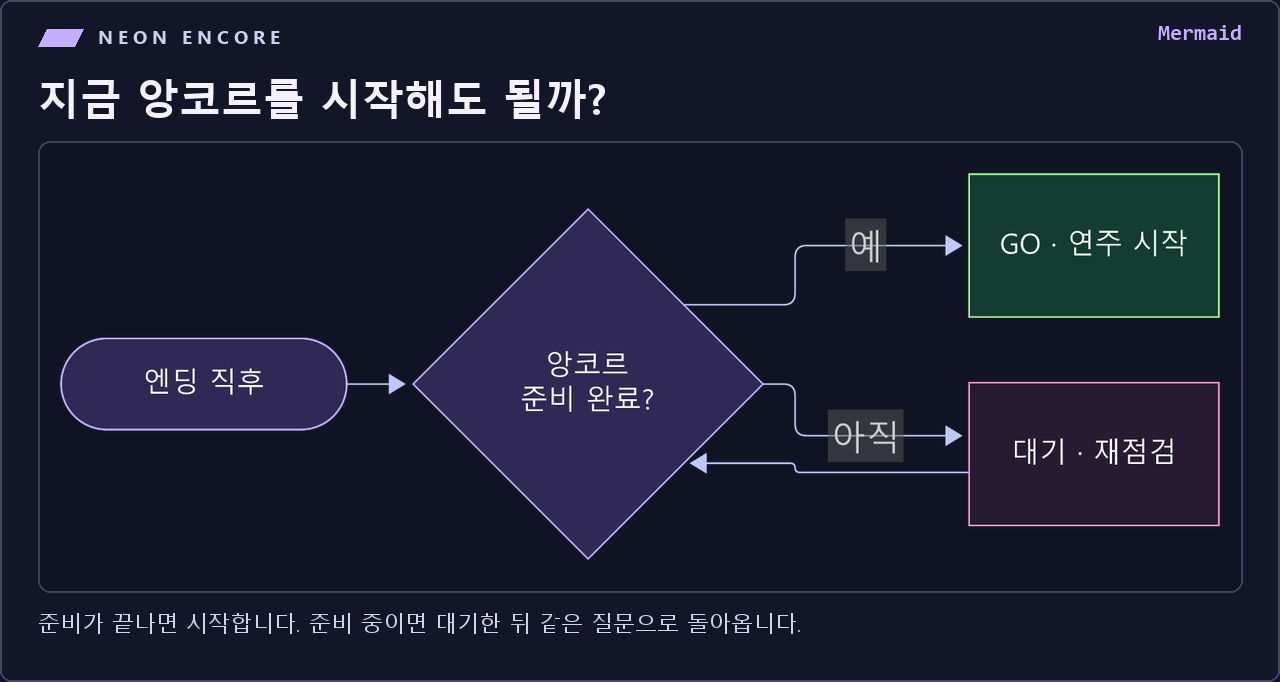
#> input picture docs/art/structure/cue-gate.png, 1280 x 682 px
$ python contact_sheet.py
#> lines starting #> are read from the running program, lines starting #| are printed output that depends on the picture
### examples/cover.py
"""Render the README cover. Requires Pillow, NumPy and system fonts."""
from functools import lru_cache
from pathlib import Path
import math
import os

import numpy as np
from PIL import Image, ImageDraw, ImageFont


ART = Path(__file__).resolve().parents[1] / "docs" / "art"
W, H = 1280, 576
INK = "#101118"
PAPER = "#f7f6ec"
LIME = "#d2ff4c"
PINK = "#f85dce"
FONT_DIR = Path(os.environ.get("WINDIR", "/usr/share")) / "Fonts"


@lru_cache(maxsize=None)
def font(size, family):
    names = {
        "display": ["impact.ttf", "DejaVuSansCondensed-Bold.ttf"],
        "mono": ["consolab.ttf", "DejaVuSansMono-Bold.ttf"],
        "korean": ["malgunbd.ttf", "NotoSansCJK-Bold.ttc"],
    }
    for name in names[family]:
        for target in (FONT_DIR / name, name):
            try:
                return ImageFont.truetype(str(target), size)
            except OSError:
                continue
    raise RuntimeError(f"Install one of the fonts for {family}: {names[family]}")


# [62 lines left out: functions base, record, not called in this run]


# [14 lines that do not run on import are left out]

### examples/contact_sheet.py
"""Build the visual index from the actual gallery outputs."""
from PIL import Image, ImageDraw, ImageOps
from cover import ART, LIME, PINK, PAPER, font


groups = [
    ("structure", LIME, [
        ("cue-gate", "Mermaid"), ("standby", "PlantUML"), ("signal-path", "Graphviz"),
        ("patch-bays", "D2"), ("cue-desk", "Structurizr"), ("set-notes", "markmap"),
        ("stage-plot", "Excalidraw"), ("count-in", "WaveDrom"), ("encore", "abcjs"),
    ]),
    ("data", "#77eafc", [
        ("vega-lite", "Vega-Lite"), ("matplotlib", "Matplotlib"), ("seaborn", "seaborn"),
        ("altair", "Altair"), ("ggplot2", "ggplot2"), ("chartjs", "Chart.js"),
        ("observable", "Observable Plot"), ("plotly", "Plotly"), ("echarts", "Apache ECharts"),
        ("d3", "D3"), ("cytoscape", "Cytoscape.js"), ("leaflet", "Leaflet"),
    ]),
    ("notation", PINK, [
        ("shiki", "Shiki"), ("highlight", "highlight.js"), ("mathjax", "MathJax"), ("katex", "KaTeX"),
    ]),
]
poster = Image.new("RGB", (1576, 1256), "#101118")
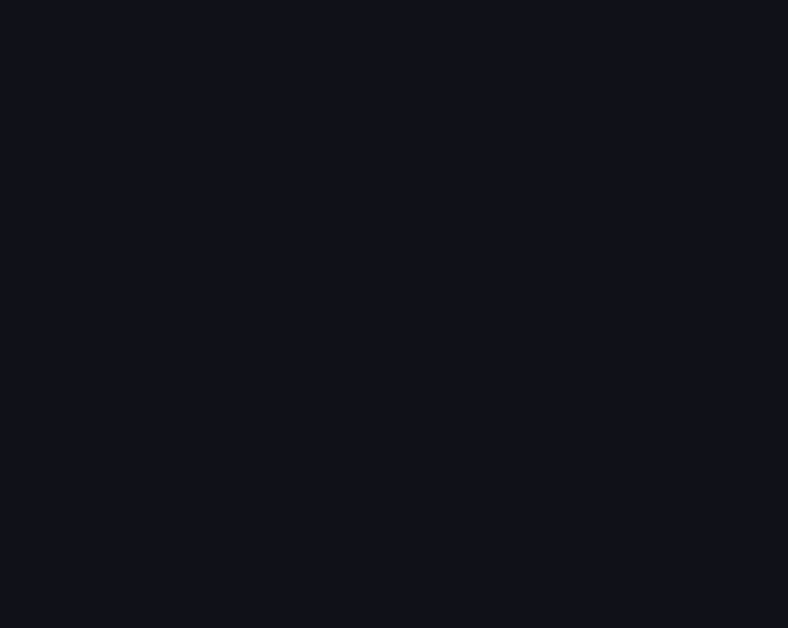
#> poster: PIL image 1576x1256 RGB (shown at 1/2 size); mean R, G, B 16, 17, 24
draw = ImageDraw.Draw(poster)
draw.text((34, 32), "THE VISUAL SETLIST", font=font(59, "display"), fill=PAPER, anchor="lt")
draw.text((1542, 49), "NEON ENCORE   /   25 CUTS", font=font(25, "mono"), fill=LIME, anchor="rt")
count = 0
for series, accent, engines in groups:
    for key, engine in engines:
        x = 34 + (count % 5)*304
        y = 139 + (count // 5)*220
        image = Image.open(ART / series / (key + ".png")).convert("RGB")
#> image is the input picture: PIL image 1280x682 RGB; mean R, G, B 28, 30.7, 50.1
        w, h = image.size
#> w = 1280; h = 682
        # All source cards have a title and caption. Index only the illustration.
        if series == "structure":
            image = image.crop((int(.03*w), 143, int(.97*w), h - 85))
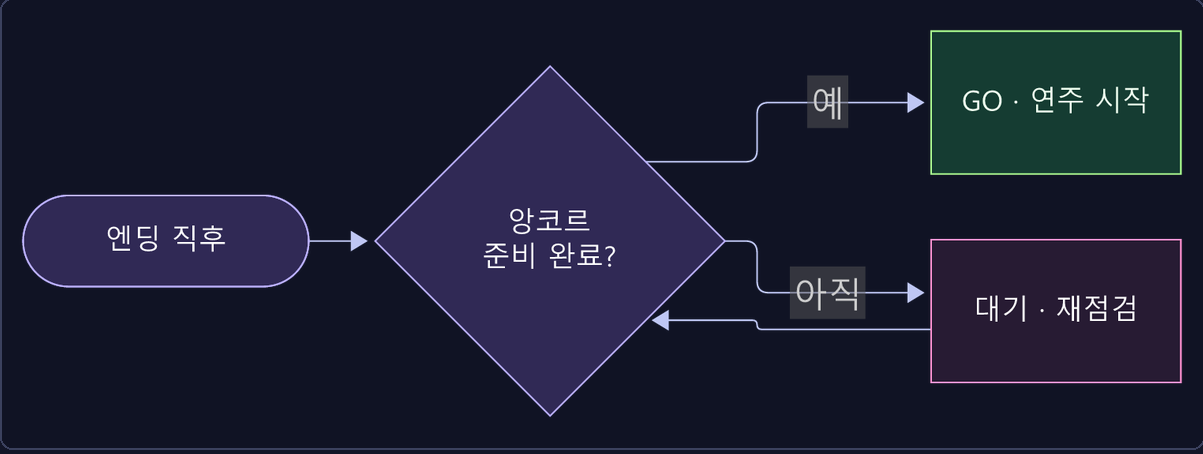
#> image: PIL image 1203x454 RGB; mean R, G, B 27.5, 30.2, 50
        elif series == "data":
            image = image.crop((int(.03*w), int(.25*h), int(.97*w), int(.865*h)))
        else:
            image = image.crop((40, 133, w - 40, h - 42))
        draw.rectangle((x, y, x+289, y+191), fill="#1a1c29", outline="#44445a")
        thumb = ImageOps.pad(image, (286, 142), method=Image.Resampling.LANCZOS, color="#151927")
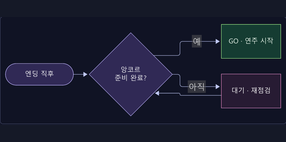
#> thumb: PIL image 286x142 RGB; mean R, G, B 25.9, 28.9, 47.4
        poster.paste(thumb, (x+2, y+2))
        draw.line((x+2, y+145, x+287, y+145), fill=accent, width=2)
        draw.text((x+9, y+159), f"{count+1:02}", font=font(18, "mono"), fill=accent, anchor="lt")
        draw.text((x+52, y+157), engine, font=font(23, "mono"), fill=PAPER, anchor="lt")
#> (the run stopped early here; a loop or call above may not have finished)

$ run again, with docs/art/structure/count-in.png copied over docs/art/structure/cue-gate.png
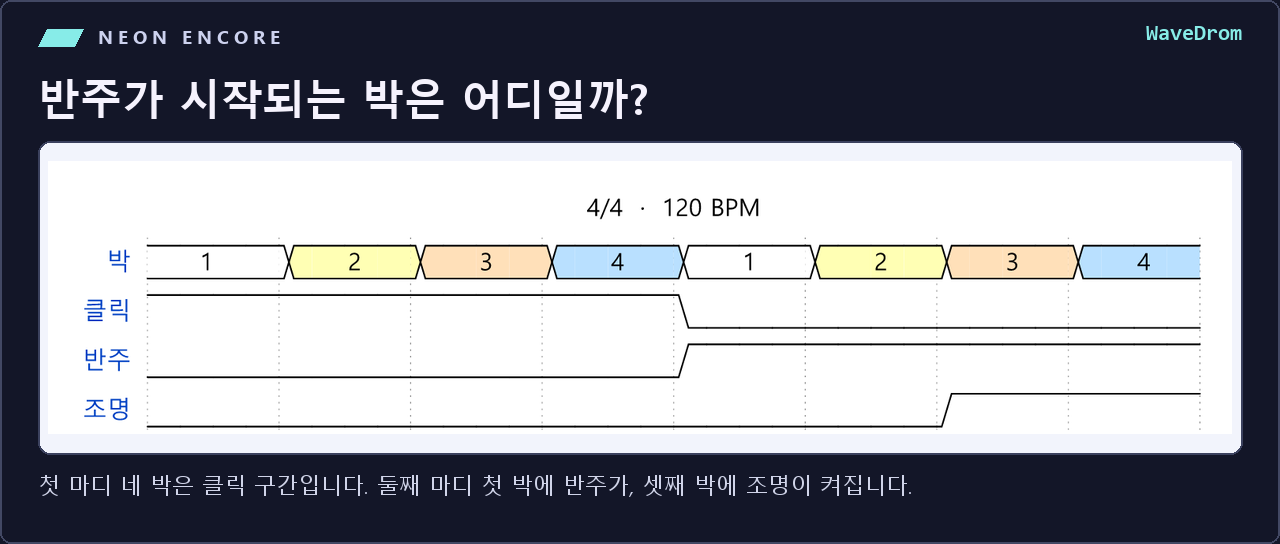
#> input picture docs/art/structure/count-in.png, 1280 x 544 px
#> image is the input picture: PIL image 1280x544 RGB; mean R, G, B 143.7, 145.6, 153.9
#> image: PIL image 1203x316 RGB
#> `thumb = ImageOps.pad(image, (286, 142), method=Image.Resampling.LANCZO..`:
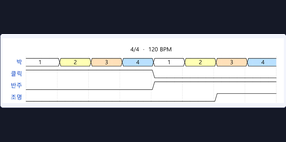
#> thumb: PIL image 286x142 RGB; mean R, G, B 135.8, 138, 144.6
#> `poster.paste(thumb, (x+2, y+2))`:
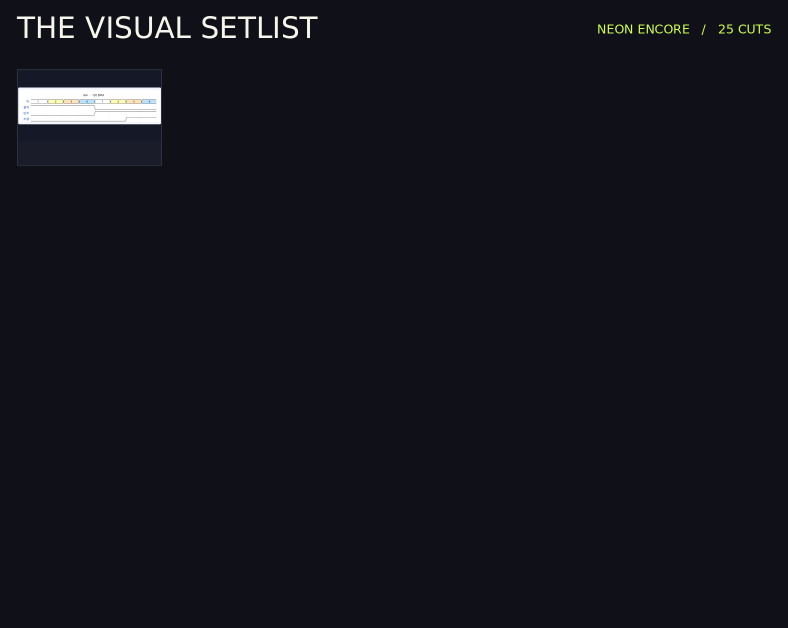
#> poster: PIL image 1576x1256 RGB (shown at 1/2 size); mean R, G, B 19.6, 20.6, 27.5

$ run again, with docs/art/structure/encore.png copied over docs/art/structure/cue-gate.png
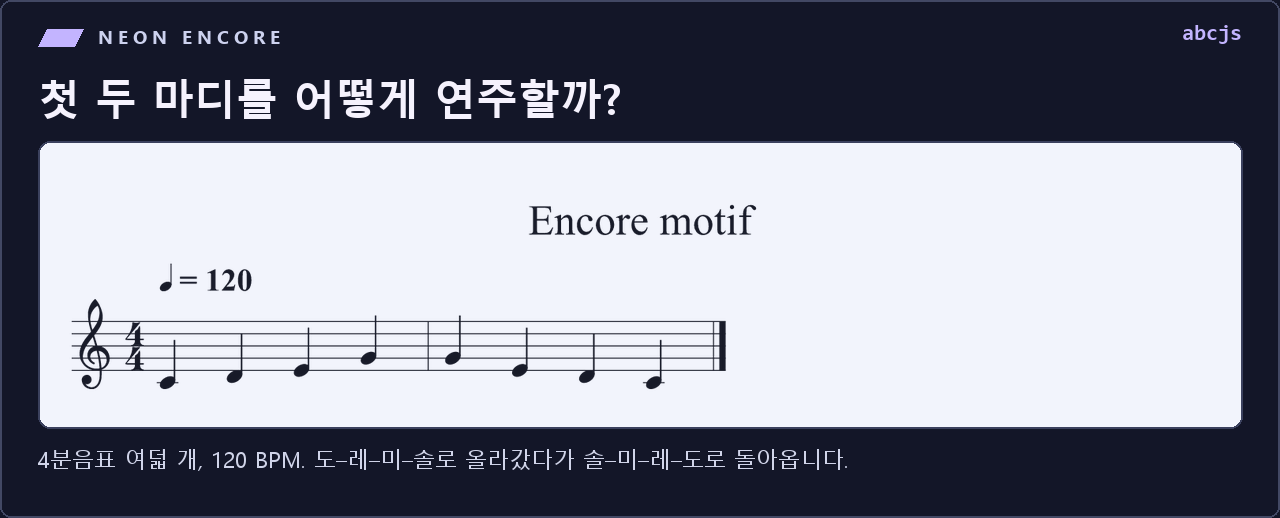
#> input picture docs/art/structure/encore.png, 1280 x 518 px
#> image is the input picture: PIL image 1280x518 RGB; mean R, G, B 135.9, 138.3, 151.5
#> `image = image.crop((int(.03*w), 143, int(.97*w), h - 85))`:
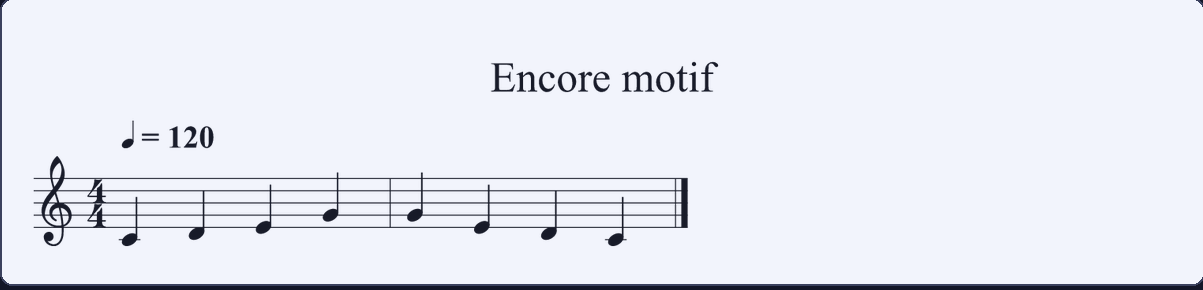
#> image: PIL image 1203x290 RGB; mean R, G, B 231.9, 234, 242.4
#> `thumb = ImageOps.pad(image, (286, 142), method=Image.Resampling.LANCZO..`:
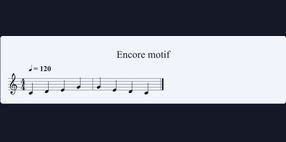
#> thumb: PIL image 286x142 RGB; mean R, G, B 123.4, 126.5, 137.6

$ run again, with docs/art/structure/patch-bays.png copied over docs/art/structure/cue-gate.png
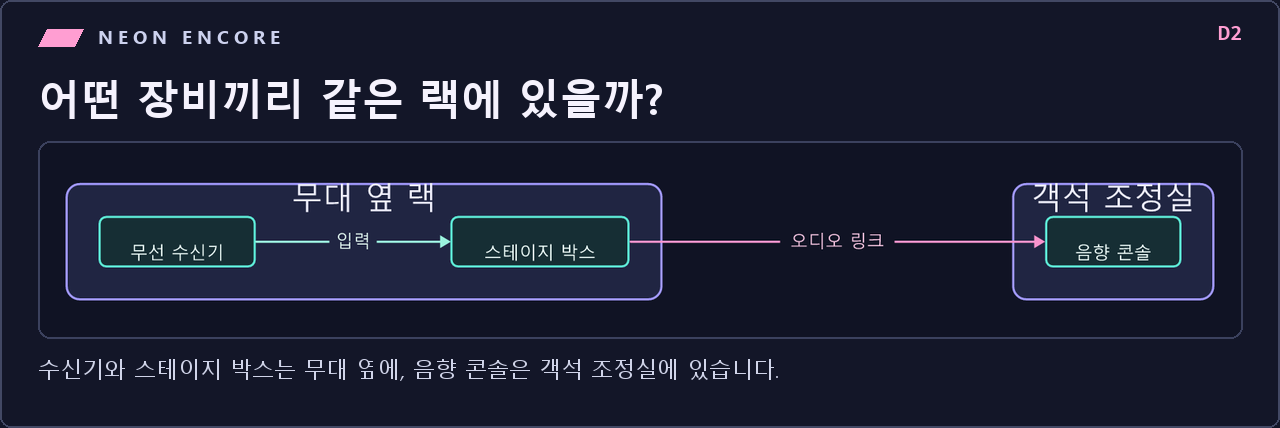
#> input picture docs/art/structure/patch-bays.png, 1280 x 428 px
#> image is the input picture: PIL image 1280x428 RGB; mean R, G, B 29.1, 33.4, 52.6
#> `image = image.crop((int(.03*w), 143, int(.97*w), h - 85))`:
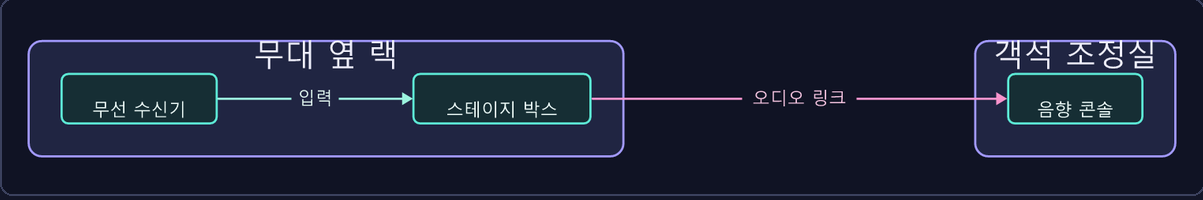
#> image: PIL image 1203x200 RGB; mean R, G, B 28.5, 34.9, 55.2
#> `thumb = ImageOps.pad(image, (286, 142), method=Image.Resampling.LANCZO..`:
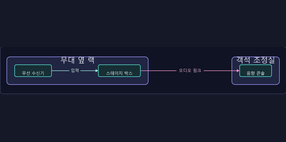
#> thumb: PIL image 286x142 RGB; mean R, G, B 23.5, 28.4, 44.5
